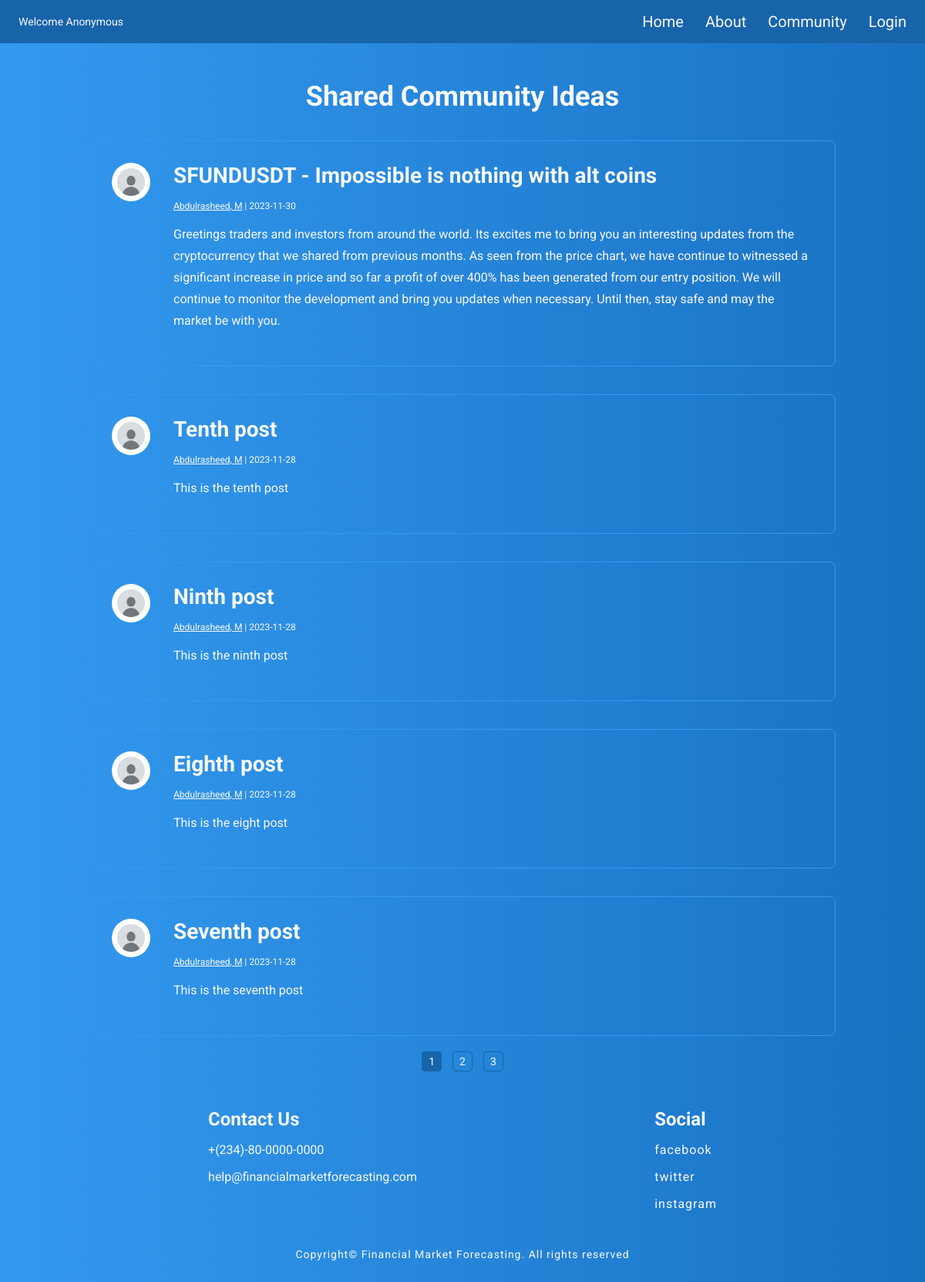
Before: /community with the older database file.
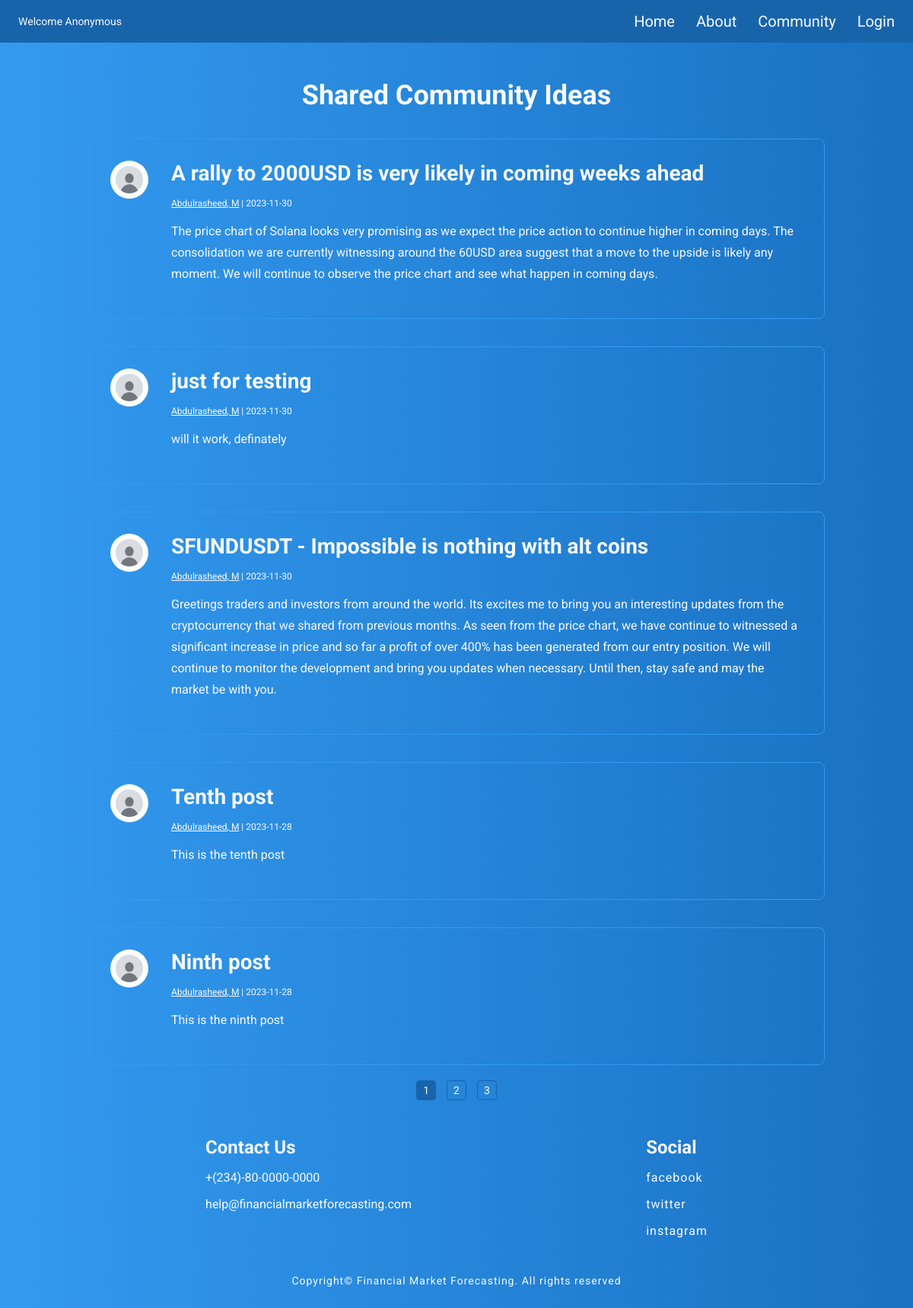
After: the same page with the newer database file.
### forecasting/models.py (models this page shows, shortened)
class Post(db.Model):
     id = db.Column(db.Integer, primary_key=True)
     title = db.Column(db.String(100), nullable=False)
     date_posted = db.Column(db.DateTime, nullable=False, default=datetime.utcnow)
     content = db.Column(db.Text, nullable=False)
     chart = db.Column(db.String(255))
     user_id = db.Column(db.Integer, db.ForeignKey('user.id'), nullable=False)

class User(db.Model, UserMixin):
     id = db.Column(db.Integer, primary_key=True)
     firstname = db.Column(db.String(25), nullable=False)
     lastname = db.Column(db.String(25), nullable=False)
     email = db.Column(db.String(25), unique=True, nullable=False)
     image_file = db.Column(db.String(20), nullable=False, default='default.jpg')
     password = db.Column(db.String(60), nullable=False)
     posts = db.relationship('Post', backref='author', lazy=True)

### forecasting/main/routes.py (the view)
@main.route("/community")
def community():
    page = request.args.get('page', 1, type=int)
    posts = Post.query.order_by(Post.date_posted.desc()).paginate(page=page,per_page=5)
    return render_template('community.html', title='Community', posts=posts)

### forecasting/templates/community.html
{% extends "layout.html"%}
{% block content %}
<h1 class="ideas">Shared Community Ideas</h1>
{% for post in posts.items %}
<div class="shared-post">
  <div>
    <img src="{{ url_for('static', filename='uploads/' + post.author.image_file)}}" alt="profile" class="user-post-img">
  </div>
  <div class="post-content">
    <a href="{{ url_for('posts.post', post_id=post.id) }}">
      <h3 class="post-content-header">{{ post.title }}</h3>
    </a>
    <p class="post-author-date"><a href="{{ url_for('users.user_posts', email=post.author.email) }}">{{
        post.author.firstname
        }}, {{ post.author.lastname[0] }}</a> | {{
      post.date_posted.strftime('%Y-%m-%d') }}</p>
    <p class="post-comment">{{ post.content }}</p>
  </div>
</div>
{% endfor %}
<div class="pages">
  {% for page_num in posts.iter_pages(left_edge=1, right_edge=1, left_current=1, right_current=2) %}
  {% if page_num %}
  <a href="{{ url_for('main.community', page=page_num)}}" {% if page_num==posts.page %}class="current" {% endif %}>{{
    page_num }}</a>
  {% else %}
  ...
  {% endif %}
  {% endfor %}
</div>
{% endblock content %}

### forecasting/templates/layout.html (shortened to what this page needs)
<!DOCTYPE html>
<html lang="en">
<head>
  <link rel="stylesheet" type="text/css" href="{{ url_for('static', filename='main.css') }}">
</head>
<body>
  <header class="nav-bar">
    {% if current_user.is_authenticated %}
    <p class="greeting">Welcome {{ current_user.firstname }}, {{ current_user.lastname }}</p>
    {% else %}
    <p class="greeting">Welcome Anonymous</p>
    {% endif %}
    <nav class="nav-link">
      <ul class="nav">
        <li><a href="{{ url_for('main.home') }}" class="active">Home</a></li>
        <li><a href="{{ url_for('main.about') }}">About</a></li>
        <li><a href="{{ url_for('main.community') }}">Community</a></li>
        {% if current_user.is_authenticated %}
        <li><a href="{{ url_for('posts.new_post') }}">Share</a></li>
        <li><a href="#">Premium</a></li>
        <li><a href="{{ url_for('users.account') }}">Account</a>
        <li><a href="{{ url_for('users.logout') }}">Logout </a>
        </li>
        {% else %}
        <li>
          <a href="{{ url_for('users.login') }}">Login</a>
        </li>
        {% endif %}
      </ul>
    </nav>
  </header>
  <main class="cotainer">
    <section class="content">
      {% block content %} {% endblock content %}
    </section>
    <aside class="aside">
      <div>
        <h5 class="aside-header">Contact Us</h5>
        <ul class="aside-list">
          <li>+(234)-80-0000-0000</li>
          <li>help@financialmarketforecasting.com</li>
        </ul>
      </div>
      <div>
        <h5 class="aside-header">Social</h5>
        <ul class="aside-list">
          <li><a href="#">facebook</a></li>
          <li><a href="#">twitter</a></li>
          <li><a href="#">instagram</a></li>
        </ul>
      </div>
    </aside>
  </main>
  <footer>
    <p class="copyright">Copyright&copy; Financial Market Forecasting. All rights reserved</p>
  </footer>
</body>
</html>

### forecasting/static/main.css (style rules this page uses)
* { margin: 0; padding: 0; color: #f8f9fa; box-sizing: border-box; font-family: 'Roboto', sans-serif; }
body { background: linear-gradient(to right, #339af0, #1971c2); }
.nav-bar { display: flex; position: fixed; width: 100%; top: 0; z-index: 1000; justify-content: space-between; background-color: #1864ab; align-items: center; padding: 16px 24px; margin: 0 auto; }
.greeting { font-size: 14px; }
.nav { display: flex; gap: 28px; align-items: center; font-size: 20px; list-style-type: none; }
.nav-link a { text-decoration: none; }
.cotainer { max-width: 1000px; margin-top: 60px; margin-left: auto; margin-right: auto; position: relative; padding: 0 16px; }
.copyright { font-size: 14px; text-align: center; letter-spacing: 1px; margin-bottom: 44px; padding: 8px 0; }
.aside { display: flex; justify-content: space-around; margin-top: 44px; margin-bottom: 24px; }
.aside-header { font-size: 24px; }
.aside-list { display: flex; flex-direction: column; list-style-type: none; gap: 16px; margin: 16px 0; }
.aside-list a { text-decoration: none; font-size: 16px; letter-spacing: 1px; }
.email, .password, .confirm-password, .firstname, .lastname, .title, .content { display: flex; flex-direction: column; font-size: 24px; margin-top: 16px; }
.ideas { font-size: 36px; text-align: center; margin-top: 44px; }
.shared-post { display: flex; margin-top: 36px; border-radius: 8px; padding: 28px; border: 1px solid #339af0; gap: 20px; }
.user-post-img { width: 50px; height: 50px; border-radius: 50%; }
.post-content { margin-left: 10px; display: flex; flex-direction: column; }
.post-content a { text-decoration: none; }
.post-author-date a { text-decoration: underline; }
.post-content-header { font-size: 28px; margin-bottom: 16px; }
.post-author-date { font-size: 12px; margin-bottom: 16px; }
.post-comment { font-size: 16px; margin-bottom: 16px; line-height: 1.75; }
.pages { text-align: center; margin-top: 16px; }
.pages a { display: inline-block; font-size: 14px; margin: 4px; padding: 4px 8px; text-decoration: none; border: 1px solid #1864ab; border-radius: 4px; }
.pages .current { background-color: #1864ab; }

Changed rows visible on the page:
no longer on this page (row unchanged): Post: image_file (placeholder picture), title "Eighth post", author.firstname "Abdulrasheed", author "M", date_posted "2023-11-28", content "This is the eight post"
no longer on this page (row unchanged): Post: image_file (placeholder picture), title "Seventh post", author.firstname "Abdulrasheed", author "M", date_posted "2023-11-28", content "This is the seventh post"
added Post: image_file (picture), title "A rally to 2000USD is very likely in coming weeks ahead", author.firstname "Abdulrasheed", author "M", date_posted "2023-11-30", content "The price chart of Solana looks very promising as we expect the price action to continue higher in coming days. The consolidation we are currently witnessing around the 60USD area suggest that a move to the upside is likely any moment. We will continue to observe the price chart and see what happen in coming days."
added Post: image_file (picture), title "just for testing", author.firstname "Abdulrasheed", author "M", date_posted "2023-11-30", content "will it work, definately"
changed through a linked row, Post "SFUNDUSDT - Impossible is nothing with alt coins": image_file: picture added in place of a placeholder
changed through a linked row, Post "Tenth post": image_file: picture added in place of a placeholder
changed through a linked row, Post "Ninth post": image_file: picture added in place of a placeholder
